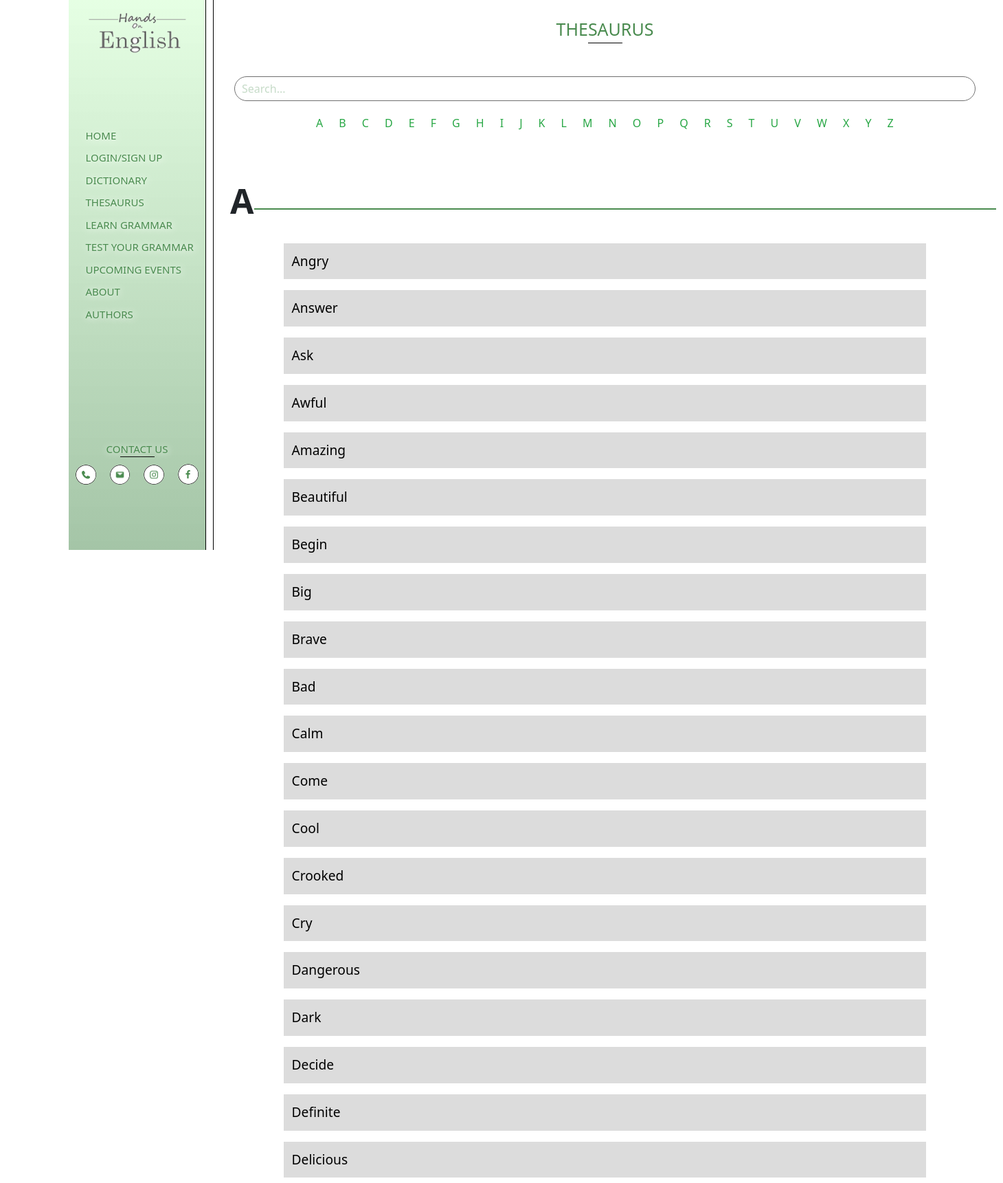
Screenshot of /b_thesaurus.php with the database file from the repository.
### tables this page shows
CREATE TABLE `thesaurus` (
  `id` int(11) NOT NULL,
  `word` varchar(100) NOT NULL,
  `syn1` varchar(100) NOT NULL,
  `syn2` varchar(100) NOT NULL,
  `syn3` varchar(100) NOT NULL,
  `syn4` varchar(100) NOT NULL,
  `synonyms` varchar(200) NOT NULL,
  `ant1` varchar(100) NOT NULL,
  `ant2` varchar(100) NOT NULL,
  `antonyms` varchar(200) NOT NULL,
  `sen1` varchar(250) NOT NULL,
  `sen2` varchar(250) NOT NULL
);

### b_thesaurus.php (the view, shortened to what this page needs)
<!doctype html>
<html lang="en">
  <head>
    <link rel="stylesheet" href="https://stackpath.bootstrapcdn.com/bootstrap/4.5.0/css/bootstrap.min.css">
      <link rel="stylesheet" href="b_css/b_dict.css">
</head>
<body>
      <nav>
            <div class="row text-center">
                <img src="img/logo.png" alt="" class="rounded mx-auto d-block" width="75%">
            </div>
            <br><br><br><br>
                <ul class="menu">
                    <li><a href="b_login.php">HOME</a></li>
                    <li><a href="index.php">LOGIN/SIGN UP</a></li>
                    <li><a href="b_dict.php">DICTIONARY</a></li>
                    <li><a href="b_thesaurus.php">THESAURUS</a></li>
                    <li><a role="button" onclick="JSalert()">LEARN GRAMMAR</a></li>
                    <li><a role="button" onclick="JSalert()">TEST YOUR GRAMMAR</a></li>
                    <li><a role="button" onclick="JSalert()">UPCOMING EVENTS</a></li>
                    <li><a href="b_about.php">ABOUT</a></li>
                    <li><a href="b_authors.php">AUTHORS</a></li>
                </ul>
            <br><br><br><br><br><br><br>
            <a href="b_contact.html" id="social_head">CONTACT US</a>
            <hr id="social_head_udr">
            <ul class="social">
            <li><a href="tel:+919809102900"><img src="img/phone.png" alt="" class="rounded-circle" width="100%"></a></li>
            <li><a href="mailto: handsonenglish2020@gmail.com"><img src="img/message.png" alt="" class="rounded-circle" width="100%"></a></li>
            <li><a href="https://www.instagram.com/"><img src="img/insta.png" alt="" class="rounded-circle" width="100%"></a></li>
            <li><a href="https://www.facebook.com/"><img src="img/facebook.png" alt="" class="rounded-circle" width="100%"></a></li>
            </ul>
      </nav>
      <div class="container">
          <br>
          <a href="#" id="dict_head">THESAURUS</a>
          <hr id="dict_head_udr">
          <div class="row mt-5 dict_search">
            <div class="col-12">
                <input type="text" name="words" class="w-100" id="search" placeholder="Search...">
            </div>
          </div>
          <div class="mb-5" id="alphabets">
              <ul>
                  <li><span class="text-success" href="#">A</span></li>
                  <li><span class="text-success" href="#">B</span></li>
                  <li><span class="text-success" href="#">C</span></li>
                  <li><span class="text-success" href="#">D</span></li>
                  <li><span class="text-success" href="#">E</span></li>
                  <li><span class="text-success" href="#">F</span></li>
                  <li><span class="text-success" href="#">G</span></li>
                  <li><span class="text-success" href="#">H</span></li>
                  <li><span class="text-success" href="#">I</span></li>
                  <li><span class="text-success" href="#">J</span></li>
                  <li><span class="text-success" href="#">K</span></li>
                  <li><span class="text-success" href="#">L</span></li>
                  <li><span class="text-success" href="#">M</span></li>
                  <li><span class="text-success" href="#">N</span></li>
                  <li><span class="text-success" href="#">O</span></li>
                  <li><span class="text-success" href="#">P</span></li>
                  <li><span class="text-success" href="#">Q</span></li>
                  <li><span class="text-success" href="#">R</span></li>
                  <li><span class="text-success" href="#">S</span></li>
                  <li><span class="text-success" href="#">T</span></li>
                  <li><span class="text-success" href="#">U</span></li>
                  <li><span class="text-success" href="#">V</span></li>
                  <li><span class="text-success" href="#">W</span></li>
                  <li><span class="text-success" href="#">X</span></li>
                  <li><span class="text-success" href="#">Y</span></li>
                  <li><span class="text-success" href="#">Z</span></li>
              </ul>
          </div>
          <div class="row" id="show_up">
          <?php
                $db_host='127.0.0.1';
                $db_user='root';
                $db_pass='';
                $db_name='english';
                $conn=mysqli_connect($db_host,$db_user,$db_pass,$db_name);
                $sql='SELECT * from thesaurus';
                $query = mysqli_query($conn,$sql);
                $c=0;
                while($row=mysqli_fetch_array($query))
                {
                    if($c==0)
                    {
                        echo '<div class="letter w-100 pl-4 d-flex">
                            <p><b>'.substr($row['word'],0,1).'</b></p>
                            <hr class="h1 w-100">
                        </div>';
                    }
                    if($c<20)
                    {
            ?>
            <div class="row m-2 p-0 justify-content-center w-100">
                <div class="col-10 p-0 w-100 background_word">
                    <div class="row m-1 p-0">
                        <form class="col-12 p-0" action="b_thes_mean.php" method="GET">
                            <input type="submit" class="btn_appearance w-100 text-left p-2" name="submit" value="<?php echo $row['word'];?>">
                        </form>
                    </div>
                </div>
            </div>
                <?php $c++; } }?>
        </div>
      </div>
</body>
</html>

### b_css/b_dict.css (style rules this page uses)
* { margin: 0; padding: 0; box-sizing: border-box; list-style: none; text-decoration: none; font-family: 'Segoe UI'; }
body { background-color: #ffffff; }
nav { position: fixed; height: 100vh; width: 200px; margin-left: 100px; font-size: 15px; border-right: 1px solid black; background: linear-gradient(#BBFFB660,#4A8B4F80); }
nav .menu { margin-left: 24.5px; }
nav li { margin-top: 10px; }
nav .menu li a { color: #4A8B4F; font-weight: 500; text-shadow: 1px 1px 10px rgb(255, 255, 255); }
#social_head { color: #4A8B4F; font-weight: 500; text-shadow: 1px 1px 10px rgb(255, 255, 255); display: flex; justify-content: center; }
#social_head_udr { margin: 0; width: 50px; margin-left: auto; margin-right: auto; border-top: 1px solid rgb(0, 0, 0) }
nav .social { display: flex; justify-content: center; align-items: center; }
nav .social li { margin: 10px; }
.container { margin-left: 310px; height: 100vh; background-color: #ffffff; border-left: 1px solid black; }
#dict_head { color: #4A8B4F; font-weight: 500; font-size: 25px; text-shadow: 1px 1px 10px rgb(255, 255, 255); display: flex; justify-content: center; }
#dict_head_udr { margin: 0; width: 50px; margin-left: auto; margin-right: auto; border-top: 1px solid rgb(0, 0, 0) }
.dict_search { margin-top: 25px; margin: auto; }
.dict_search input { padding: 5px 10px; border-radius: 100px; border: 1px solid #707070; outline: none; }
.dict_search input::placeholder { color: #4A8B4F50; }
#alphabets { margin-top: 20px; display: flex; justify-content: center; }
#alphabets ul { width: 80%; display: flex; flex-direction: row; justify-content: space-evenly; align-items: center; }
.letter { display: flex; justify-content: center; align-items: center; }
.letter p { font-size: 50px; }
.letter hr { width: 90%; border: 1px solid #4A8B4F; }
.background_word { background-color: gainsboro; }

### b_thesaurus.php (style rules this page uses)
.btn_appearance { background-color: transparent; outline:none; border:none; font-size: larger; }

### rows the page displays
thesaurus: word "A", submit "Angry"
thesaurus: submit "Answer"
thesaurus: submit "Ask"
thesaurus: submit "Awful"
thesaurus: submit "Amazing"
thesaurus: submit "Beautiful"
thesaurus: submit "Begin"
thesaurus: submit "Big"
thesaurus: submit "Brave"
thesaurus: submit "Bad"
thesaurus: submit "Calm"
thesaurus: submit "Come"
thesaurus: submit "Cool"
thesaurus: submit "Crooked"
thesaurus: submit "Cry"
thesaurus: submit "Dangerous"
thesaurus: submit "Dark"
thesaurus: submit "Decide"
thesaurus: submit "Definite"
thesaurus: submit "Delicious"
